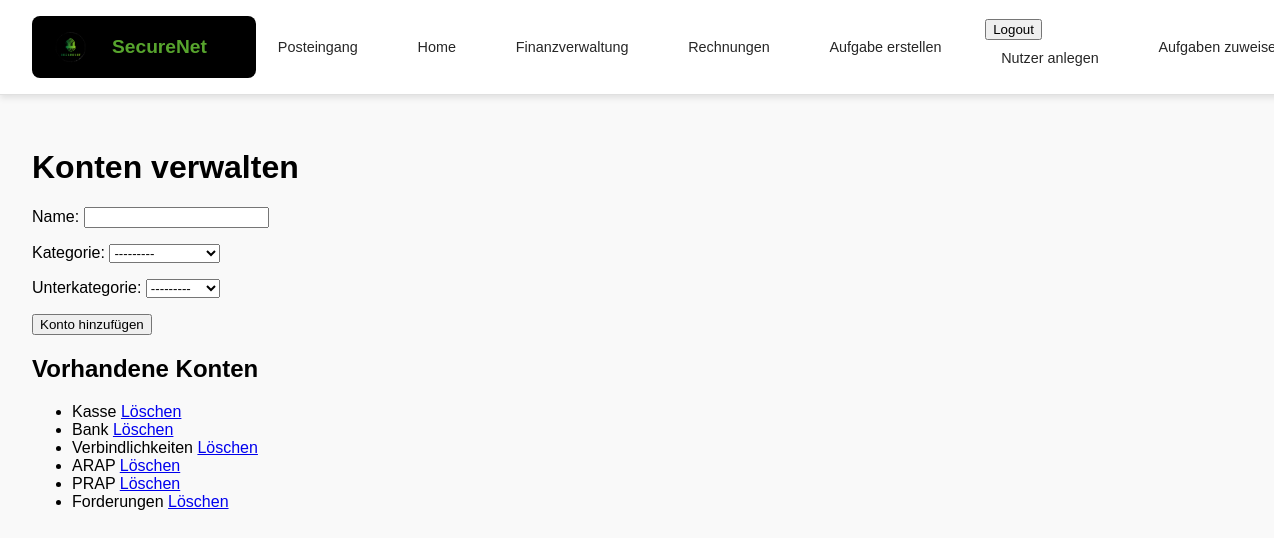
Page /posts/konten_verwalten/ (signed in) on the earlier database version.
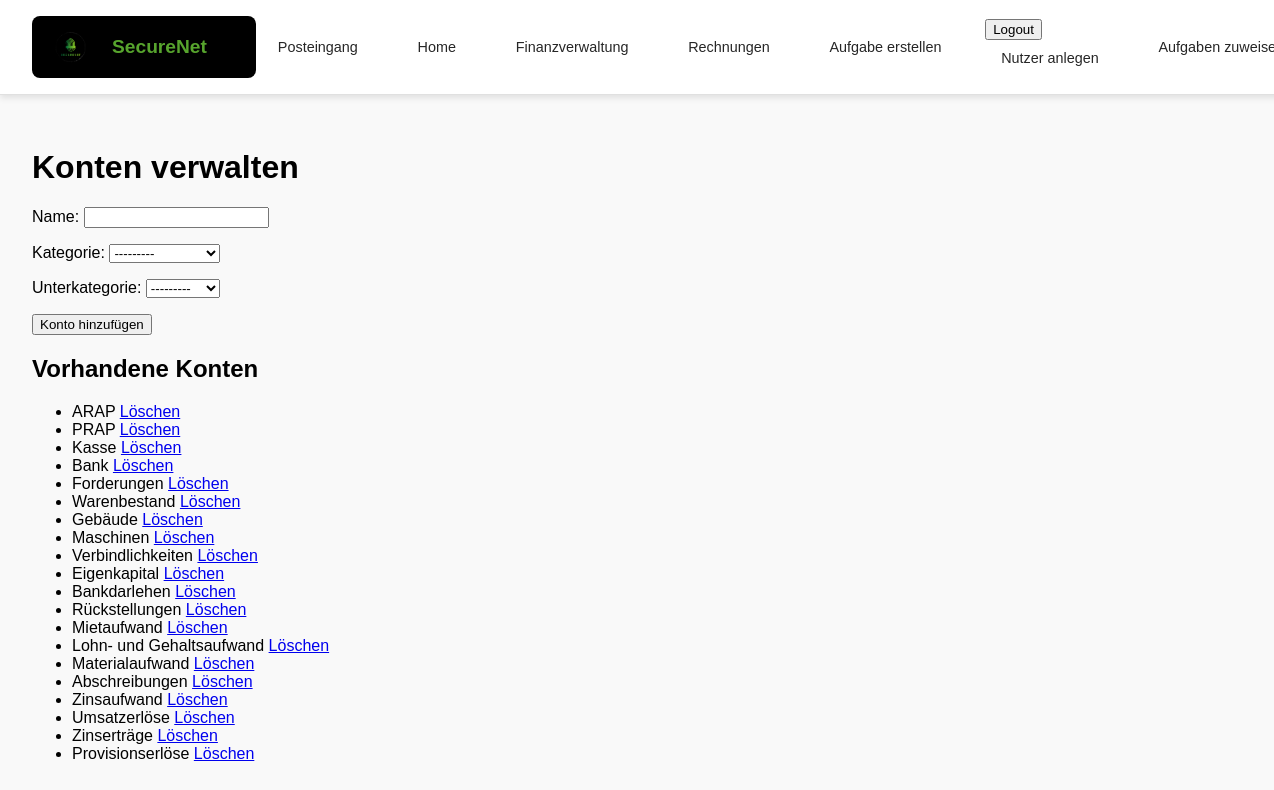
Same page on the later database version.
### posts/models.py (models this page shows, shortened)
class Konto(models.Model):
    KATEGORIE_CHOICES = [
        ('Bestandskonto', 'Bestandskonto'),
        ('Erfolgskonto', 'Erfolgskonto'),
    ]
    UNTERKATEGORIE_CHOICES = [
        ('Aktiva', 'Aktiva'),
        ('Passiva', 'Passiva'),
        ('Aufwand', 'Aufwand'),
        ('Ertrag', 'Ertrag'),
    ]
    name = models.CharField(max_length=255, unique=True)
    kategorie = models.CharField(max_length=20, choices=KATEGORIE_CHOICES, blank=True, null=True)
    unterkategorie = models.CharField(max_length=20, choices=UNTERKATEGORIE_CHOICES, blank=True, null=True)
    eins = models.CharField(max_length=20, choices=UNTERKATEGORIE_CHOICES, blank=True, null=True)

### posts/views.py (the view)
    def _wrapped_view_func(request, *args, **kwargs):
        if request.user.is_authenticated and request.user.role == 'teacher':
            return view_func(request, *args, **kwargs)
        else:
            return HttpResponse(f'Fehlende Berechtigung <br><a href="{reverse("index")}">Zurück zur Startseite</a>')

### posts/forms.py (shortened to what this page needs)
class KontoForm(forms.ModelForm):
    class Meta:
        model = Konto
        fields = ['name', 'kategorie', 'unterkategorie']  # NEUE FELDER HINZUGEFÜGT
    def __init__(self, *args, **kwargs):
        super().__init__(*args, **kwargs)
        self.fields['unterkategorie'].queryset = Konto.objects.none()

### posts/views.py (called while the page is built)
def lehrkraft_required(view_func):
    def _wrapped_view_func(request, *args, **kwargs):
        if request.user.is_authenticated and request.user.role == 'teacher':
            return view_func(request, *args, **kwargs)
        else:
            return HttpResponse(f'Fehlende Berechtigung <br><a href="{reverse("index")}">Zurück zur Startseite</a>')
    return _wrapped_view_func

### posts/templates/posts/konten_verwalten.html (shortened to what this page needs)
{% extends 'master_layout.html' %}
{% block content %}
    <h1>Konten verwalten</h1>
    <form method="post">
        {{ form.as_p }}
        <button type="submit" class="btn btn-primary">Konto hinzufügen</button>
    </form>
    <h2>Vorhandene Konten</h2>
    <ul>
        {% for konto in konten %}
            <li>
                {{ konto.name }}
                <a href="{% url 'posts:konto_loeschen' konto.id %}" class="btn btn-danger" onclick="return confirm('Sind Sie sicher, dass Sie dieses Konto löschen möchten?')">Löschen</a>
            </li>
        {% endfor %}
    </ul>
{% endblock %}

Differences in the rows shown:
shown differently, row unchanged: Konto "ARAP": moves up the list
shown differently, row unchanged: Konto "PRAP": moves up the list
changed Konto "Forderungen": moves up the list
added Konto: name "Warenbestand"
added Konto: name "Gebäude"
added Konto: name "Maschinen"
added Konto: name "Eigenkapital"
added Konto: name "Bankdarlehen"
added Konto: name "Rückstellungen"
added Konto: name "Mietaufwand"
added Konto: name "Lohn- und Gehaltsaufwand"
added Konto: name "Materialaufwand"
added Konto: name "Abschreibungen"
added Konto: name "Zinsaufwand"
added Konto: name "Umsatzerlöse"
added Konto: name "Zinserträge"
added Konto: name "Provisionserlöse"
